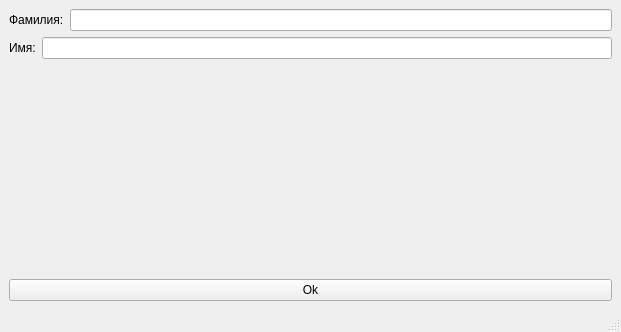
<?xml version="1.0" encoding="UTF-8"?>
<ui version="4.0">
 <class>MainWindow</class>
 <widget class="QMainWindow" name="MainWindow">
  <property name="geometry">
   <rect>
    <x>0</x>
    <y>0</y>
    <width>621</width>
    <height>332</height>
   </rect>
  </property>
  <property name="windowTitle">
   <string>MainWindow</string>
  </property>
  <widget class="QWidget" name="centralwidget">
   <layout class="QVBoxLayout" name="verticalLayout_2">
    <item>
     <layout class="QHBoxLayout" name="horizontalLayout">
      <item>
       <widget class="QLabel" name="label_last_name">
        <property name="text">
         <string>Фамилия:</string>
        </property>
       </widget>
      </item>
      <item>
       <widget class="QLineEdit" name="line_edit_last_name"/>
      </item>
     </layout>
    </item>
    <item>
     <layout class="QHBoxLayout" name="horizontalLayout_2">
      <item>
       <widget class="QLabel" name="label_first_name">
        <property name="text">
         <string>Имя:</string>
        </property>
       </widget>
      </item>
      <item>
       <widget class="QLineEdit" name="line_edit_first_name"/>
      </item>
     </layout>
    </item>
    <item>
     <spacer name="verticalSpacer">
      <property name="orientation">
       <enum>Qt::Vertical</enum>
      </property>
      <property name="sizeHint" stdset="0">
       <size>
        <width>20</width>
        <height>40</height>
       </size>
      </property>
     </spacer>
    </item>
    <item>
     <widget class="QPushButton" name="pushButton">
      <property name="text">
       <string>Ok</string>
      </property>
     </widget>
    </item>
   </layout>
  </widget>
  <widget class="QMenuBar" name="menubar">
   <property name="geometry">
    <rect>
     <x>0</x>
     <y>0</y>
     <width>621</width>
     <height>26</height>
    </rect>
   </property>
  </widget>
  <widget class="QStatusBar" name="statusbar"/>
 </widget>
 <resources/>
 <connections/>
</ui>
